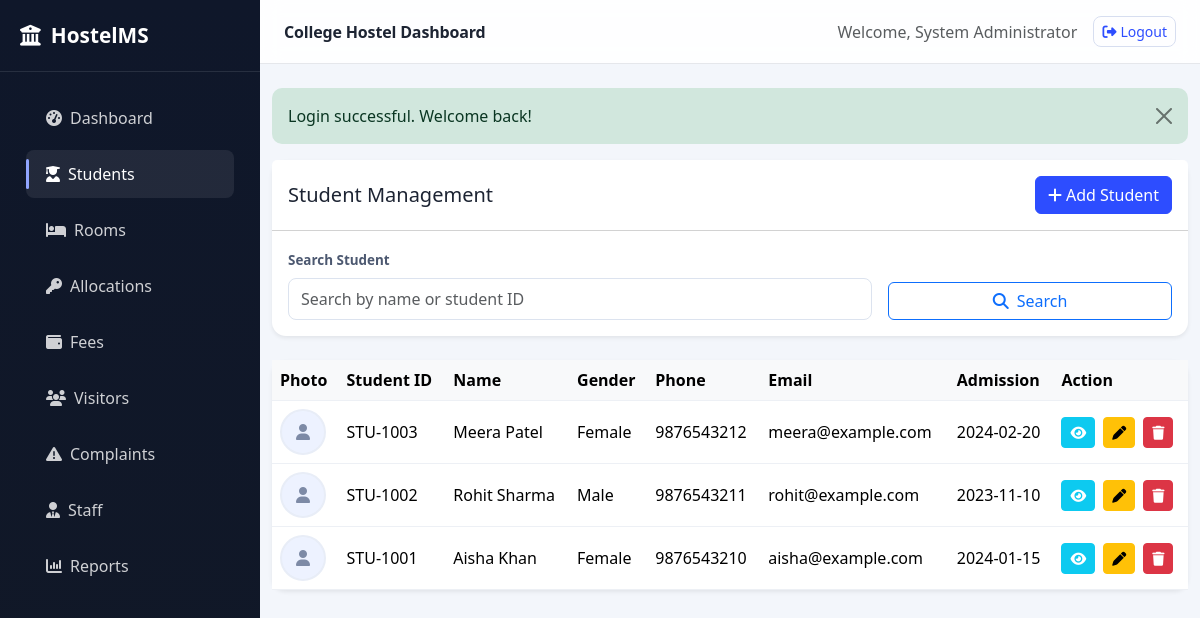
The app's page /students.php (signed in) with its own data.
### tables this page shows
CREATE TABLE students (
    id INT AUTO_INCREMENT PRIMARY KEY,
    student_id VARCHAR(30) NOT NULL UNIQUE,
    full_name VARCHAR(100) NOT NULL,
    gender ENUM('Male','Female','Other') NOT NULL,
    dob DATE NOT NULL,
    phone VARCHAR(20) NOT NULL,
    email VARCHAR(100) NOT NULL,
    address TEXT NOT NULL,
    guardian_name VARCHAR(100) NOT NULL,
    guardian_contact VARCHAR(20) NOT NULL,
    admission_date DATE NOT NULL,
    photo VARCHAR(255) DEFAULT NULL,
    created_at TIMESTAMP DEFAULT CURRENT_TIMESTAMP
);

### config.php (called while the page is built, shortened)
<?php
$host = getenv('HOSTEL_DB_HOST') ?: 'localhost';
$user = getenv('HOSTEL_DB_USER') ?: 'root';
$pass = getenv('HOSTEL_DB_PASS') ?: '';
$dbname = getenv('HOSTEL_DB_NAME') ?: 'hostel_management';
$conn = new mysqli($host, $user, $pass, $dbname);
function getFlash() {
    $flash = $_SESSION['flash'];
    return $flash;
}
function getAdminName() {
    global $conn;
    $stmt = $conn->prepare('SELECT full_name FROM admins WHERE id = ?');
    $stmt->bind_param('i', $_SESSION['admin_id']);
    $stmt->execute();
    $result = $stmt->get_result();
    $admin = $result->fetch_assoc();
    return $admin ? $admin['full_name'] : 'Admin';
}

### students.php (the view, shortened to what this page needs)
<?php
require_once __DIR__ . '/config.php';
$studentSearch = $_GET['search'] ?? '';
$query = "SELECT * FROM students WHERE full_name LIKE ? OR student_id LIKE ? ORDER BY id DESC";
$searchTerm = '%' . $studentSearch . '%';
$stmt = $conn->prepare($query);
$stmt->bind_param('ss', $searchTerm, $searchTerm);
$stmt->execute();
$students = $stmt->get_result()->fetch_all(MYSQLI_ASSOC);
$flash = getFlash();
?>
<!DOCTYPE html>
<html lang="en">
<head>
    <link href="https://cdn.jsdelivr.net/npm/bootstrap@5.3.3/dist/css/bootstrap.min.css" rel="stylesheet">
    <link rel="stylesheet" href="https://cdnjs.cloudflare.com/ajax/libs/font-awesome/6.5.2/css/all.min.css">
    <link rel="stylesheet" href="assets/css/style.css">
</head>
<body>
    <?php include __DIR__ . '/includes/sidebar.php'; ?>
    <main class="main-content">
        <?php include __DIR__ . '/includes/navbar.php'; ?>
        <div class="container-fluid py-4">
            <?php if ($flash): ?>
                <div class="alert alert-<?= $flash['type'] === 'success' ? 'success' : 'danger' ?> alert-dismissible fade show" role="alert">
                    <?= htmlspecialchars($flash['message']) ?>
                    <button type="button" class="btn-close" data-bs-dismiss="alert" aria-label="Close"></button>
                </div>
            <?php endif; ?>
            <div class="card shadow-sm border-0 mb-4">
                <div class="card-header bg-white d-flex justify-content-between align-items-center py-3">
                    <h5 class="mb-0">Student Management</h5>
                    <button class="btn btn-primary" data-bs-toggle="modal" data-bs-target="#addStudentModal">
                        <i class="fa-solid fa-plus me-1"></i>Add Student
                    </button>
                </div>
                <div class="card-body">
                    <form method="GET" class="row g-3 align-items-end">
                        <div class="col-md-8">
                            <label class="form-label">Search Student</label>
                            <input type="text" class="form-control" name="search" value="<?= htmlspecialchars($studentSearch) ?>" placeholder="Search by name or student ID">
                        </div>
                        <div class="col-md-4">
                            <button type="submit" class="btn btn-outline-primary w-100"><i class="fa-solid fa-search me-2"></i>Search</button>
                        </div>
                    </form>
                </div>
            </div>
            <div class="card shadow-sm border-0">
                <div class="card-body p-0">
                    <div class="table-responsive">
                        <table class="table table-hover mb-0 align-middle">
                            <thead class="table-light">
                                <tr>
                                    <th>Photo</th>
                                    <th>Student ID</th>
                                    <th>Name</th>
                                    <th>Gender</th>
                                    <th>Phone</th>
                                    <th>Email</th>
                                    <th>Admission</th>
                                    <th>Action</th>
                                </tr>
                            </thead>
                            <tbody>
                                <?php foreach ($students as $student): ?>
                                    <tr>
                                        <td>
                                            <?php if (!empty($student['photo'])): ?>
                                                <img src="<?= htmlspecialchars($student['photo']) ?>" class="student-thumb" alt="Student photo">
                                            <?php else: ?>
                                                <div class="student-thumb placeholder-user"><i class="fa-solid fa-user"></i></div>
                                            <?php endif; ?>
                                        </td>
                                        <td><?= htmlspecialchars($student['student_id']) ?></td>
                                        <td><?= htmlspecialchars($student['full_name']) ?></td>
                                        <td><?= htmlspecialchars($student['gender']) ?></td>
                                        <td><?= htmlspecialchars($student['phone']) ?></td>
                                        <td><?= htmlspecialchars($student['email']) ?></td>
                                        <td><?= htmlspecialchars($student['admission_date']) ?></td>
                                        <td>
                                            <div class="d-flex gap-2">
                                                <a href="student_view.php?id=<?= $student['id'] ?>" class="btn btn-sm btn-info text-white"><i class="fa-solid fa-eye"></i></a>
                                                <a href="student_edit.php?id=<?= $student['id'] ?>" class="btn btn-sm btn-warning"><i class="fa-solid fa-pen"></i></a>
                                                <form method="POST" onsubmit="return confirm('Delete this student?')">
                                                    <button type="submit" class="btn btn-sm btn-danger"><i class="fa-solid fa-trash"></i></button>
                                                </form>
                                            </div>
                                        </td>
                                    </tr>
                                <?php endforeach; ?>
                            </tbody>
                        </table>
                    </div>
                </div>
            </div>
        </div>
    </main>
</body>
</html>

### includes/navbar.php (shortened to what this page needs)
<nav class="top-navbar">
    <div class="container-fluid d-flex justify-content-between align-items-center py-3 px-4">
        <div>
            <span class="fw-bold text-primary">College Hostel Dashboard</span>
        </div>
        <div class="d-flex align-items-center gap-3">
            <span class="text-muted">Welcome, <?= htmlspecialchars(getAdminName()) ?></span>
            <a href="logout.php" class="btn btn-outline-primary btn-sm">
                <i class="fa-solid fa-right-from-bracket me-1"></i>Logout
            </a>
        </div>
    </div>
</nav>
        <?php include __DIR__ . '/sidebar.php'; ?>

### assets/css/style.css (style rules this page uses)
:root { --primary: #2d4dff; --primary-dark: #1e3ad8; --secondary: #f4f7ff; --text: #1d2433; --muted: #6b7280; --success: #12b76a; --warning: #f59e0b; --danger: #ef4444; --light: #f8fafc; --border: #e5e7eb; }
* { box-sizing: border-box; }
body { font-family: 'Segoe UI', Tahoma, sans-serif; background: #f3f6fb; color: var(--text); line-height: 1.5; }
.main-content { margin-left: 260px; min-height: 100vh; }
.top-navbar { background: rgba(255,255,255,0.9); backdrop-filter: blur(10px); border-bottom: 1px solid var(--border); position: sticky; top: 0; z-index: 1000; }
.top-navbar .text-primary { color: var(--text) !important; letter-spacing: -0.01em; }
.top-navbar .btn-outline-primary { border-color: #d7def0; color: var(--primary); border-radius: 8px; }
.card { border-color: #e5eaf3; border-radius: 14px; }
.card-header { color: var(--text); }
.table > :not(caption) > * > * { border-bottom-color: #edf0f5; }
.table thead th { font-weight: 700; }
.form-control, .form-select { min-height: 42px; border-color: #dce3ef; border-radius: 8px; }
.form-label { color: #4c5870; font-size: 0.84rem; font-weight: 600; }
.alert { border: 0; border-radius: 10px; }
.student-thumb { width: 46px; height: 46px; border-radius: 50%; object-fit: cover; border: 2px solid #e8edf7; }
.placeholder-user { width: 46px; height: 46px; border-radius: 50%; display: flex; align-items: center; justify-content: center; color: #7d8aa6; background: #edf2ff; }
.table th, .table td { vertical-align: middle; }
.btn-primary { background: var(--primary); border-color: var(--primary); }

### records on screen
students: student "STU-1003", full_name "Meera Patel", gender "Female", phone "9876543212", email "meera@example.com", admission_date "2024-02-20"
students: student "STU-1002", full_name "Rohit Sharma", gender "Male", phone "9876543211", email "rohit@example.com", admission_date "2023-11-10"
students: student "STU-1001", full_name "Aisha Khan", gender "Female", phone "9876543210", email "aisha@example.com", admission_date "2024-01-15"

### other values on screen
getAdminName() "System Administrator"
$flash['message'] "Login successful. Welcome back!"
